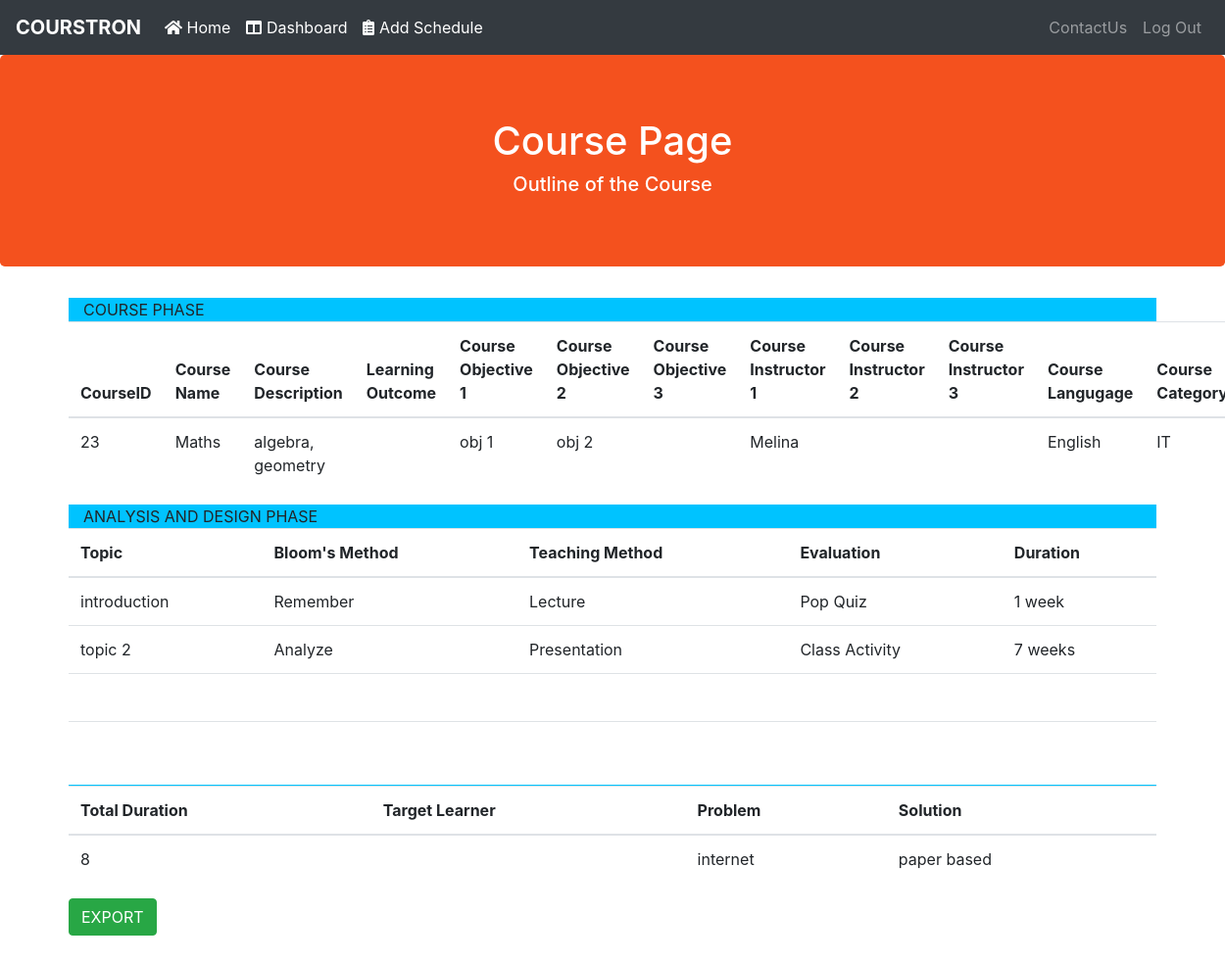
Page /display.php?id=23 on the committed database.
### tables this page shows
CREATE TABLE `courses` (
  `course_id` int(100) NOT NULL,
  `course_name` varchar(64) NOT NULL,
  `schedule_id` int(11) NOT NULL,
  `course_description` text NOT NULL,
  `learning_outcome` varchar(200) NOT NULL,
  `course_obj1` varchar(100) NOT NULL,
  `course_obj2` varchar(100) NOT NULL,
  `course_obj3` varchar(100) NOT NULL,
  `course_instructor1` varchar(20) NOT NULL,
  `course_instructor2` varchar(20) NOT NULL,
  `course_instructor3` varchar(20) NOT NULL,
  `course_lang` varchar(100) NOT NULL,
  `course_cat` varchar(100) NOT NULL
);

CREATE TABLE `schedule` (
  `schedule_id` int(11) NOT NULL,
  `topicname1` varchar(100) NOT NULL,
  `bm1` varchar(100) NOT NULL,
  `tm1` varchar(100) NOT NULL,
  `evaluation1` varchar(100) NOT NULL,
  `duration1` varchar(100) NOT NULL,
  `topicname2` varchar(100) NOT NULL,
  `bm2` varchar(100) NOT NULL,
  `tm2` varchar(100) NOT NULL,
  `evaluation2` varchar(100) NOT NULL,
  `duration2` varchar(100) NOT NULL,
  `topicname3` varchar(100) NOT NULL,
  `bm3` varchar(100) NOT NULL,
  `tm3` varchar(100) NOT NULL,
  `evaluation3` varchar(100) NOT NULL,
  `duration3` varchar(100) NOT NULL,
  `topicname4` varchar(100) NOT NULL,
  `bm4` varchar(100) NOT NULL,
  `tm4` varchar(100) NOT NULL,
  `evaluation4` varchar(100) NOT NULL,
  `duration4` varchar(100) NOT NULL,
  `total_duration` int(100) NOT NULL,
  `target_learner` varchar(20) NOT NULL,
  `problem` varchar(100) NOT NULL,
  `statement` varchar(100) NOT NULL
);

### display.php (the view, shortened to what this page needs)
<?php
$courseId = $_GET["id"];
$db = mysqli_connect('localhost','root', '', 'isdm');
$sql = "SELECT * FROM schedule WHERE schedule_id IN (SELECT schedule_id FROM user_courses WHERE course_id=$courseId)";
$query = "SELECT * FROM courses WHERE course_id = $courseId";
$query2 = "SELECT total_duration, target_learner, problem, statement FROM schedule WHERE schedule_id IN (SELECT schedule_id FROM user_courses WHERE course_id=$courseId)";
$record = mysqli_query($db, $sql);
$result = mysqli_query($db, $query);
$read = mysqli_query($db, $query2);
?>
<!doctype html>
<html lang="en">
  <head>
    <link rel="stylesheet" href="https://maxcdn.bootstrapcdn.com/bootstrap/4.0.0/css/bootstrap.min.css">
    <link rel="stylesheet" type="text/css" href="https://cdn.datatables.net/1.10.16/css/jquery.dataTables.css">
  </head>
  <body>
    <nav class="navbar navbar-expand-lg navbar-dark bg-dark">
        <a class="navbar-brand" href="1Home.php"><b>COURSTRON</b></a>
          <div class="collapse navbar-collapse" id="navbarSupportedContent">
              <ul class="navbar-nav mr-auto">
                <li class="nav-item active">
                  <a class="nav-link" href="1Home.php"><i class="fas fa-home"></i> Home <span class="sr-only">(current)</span></a>
                </li>
                <li class="nav-item active">
                    <a class="nav-link" href="2Dashbard.php"><i class="fas fa-columns"></i> Dashboard<span class="sr-only">(current)</span></a>
                </li>
                <li class="nav-item active">
                    <a class="nav-link" href="ADDSCHEDULE.php?id=<?php echo $courseId ?>"><i class="fas fa-clipboard-list"></i> Add Schedule<span class="sr-only">(current)</span></a>
                </li>
              </ul>
              <ul class="nav navbar-nav navbar-right">
                <li>
                  <a class="nav-link" href="contactus.html"> ContactUs <span class="sr-only">(current)</span></a>
                </li>
                <li>
                  <a class="nav-link" href="logout.php">Log Out</a>
                </li>
               </ul>
          </div>
      </nav>
   <section class="jumbotron text-center">
     <div class="container">
       <h1 class="jumbotron-heading">Course Page</h1>
       <h5 class="jumbotron-heading">Outline of the Course</h5>
     </section>
      <div class="container">
          <div class="col-sm-12" style="background-color:rgb(0, 195, 255);">   COURSE PHASE  </div>
          <table class="table">
            <thead>
              <tr>
                <th scope="col">CourseID</th>
                <th scope="col">Course Name</th>
                <th scope="col">Course Description</th>
                <th scope="col">Learning Outcome</th>
                <th scope="col">Course Objective 1</th>
                <th scope="col">Course Objective 2</th>
                <th scope="col">Course Objective 3</th>
                <th scope="col">Course Instructor 1</th>
                <th scope="col">Course Instructor 2</th>
                <th scope="col">Course Instructor 3</th>
                <th scope="col">Course Langugage</th>
                <th scope="col">Course Category</th>
              </tr>
            </thead>
              <tbody>
                <?php
                while($res = mysqli_fetch_assoc($result)) {
                  echo "<tr>";
                  echo "<td>".$res['course_id']."</td>";
                  echo "<td contenteditable=true>".$res['course_name']."</td>";
                  echo "<td contenteditable=true>".$res['course_description']."</td>";
                  echo "<td contenteditable=true>".$res['learning_outcome']."</td>";
                  echo "<td contenteditable=true>".$res['course_obj1']."</td>";
                  echo "<td contenteditable=true>".$res['course_obj2']."</td>";
                  echo "<td contenteditable=true>".$res['course_obj3']."</td>";
                  echo "<td contenteditable=true>".$res['course_instructor1']."</td>";
                  echo "<td contenteditable=true>".$res['course_instructor2']."</td>";
                  echo "<td contenteditable=true>".$res['course_instructor3']."</td>";
                  echo "<td contenteditable=true>".$res['course_lang']."</td>";
                  echo "<td contenteditable=true>".$res["course_cat"]."</td>";
                  echo "</tr>";
                }
                ?>
            </tbody>
          </table>
          </div>
      <div class="container">
        <div class="col-sm-12" style="background-color:rgb(0, 195, 255);">   ANALYSIS AND DESIGN PHASE </div>
        <table class="table">
          <thead>
            <tr>
              <th scope="col">Topic</th>
              <th scope="col">Bloom's Method</th>
              <th scope="col">Teaching Method</th>
              <th scope="col">Evaluation</th>
              <th scope="col">Duration</th>
            </tr>
          </thead>
          <tbody>
            <?php
            while($row = mysqli_fetch_assoc($record)) {
              echo "<tr>";
              echo "<td contenteditable=true>".$row['topicname1']."</td>";
              echo "<td contenteditable=true>".$row['bm1']."</td>";
              echo "<td contenteditable=true>".$row['tm1']."</td>";
              echo "<td contenteditabl e=true>".$row['evaluation1']."</td>";
              echo "<td contenteditable=true>".$row['duration1']."</td>";
              echo "</tr>";
              echo "<tr>";
              echo "<td contenteditable=true>".$row['topicname2']."</td>";
              echo "<td contenteditable=true>".$row['bm2']."</td>";
              echo "<td contenteditable=true>".$row['tm2']."</td>";
              echo "<td contenteditable=true>".$row['evaluation2']."</td>";
              echo "<td contenteditable=true>".$row['duration2']."</td>";
              echo "</tr>";
              echo "<tr>";
              echo "<td contenteditable=true>".$row['topicname3']."</td>";
              echo "<td contenteditable=true>".$row['bm3']."</td>";
              echo "<td contenteditable=true>".$row['tm3']."</td>";
              echo "<td contenteditable=true>".$row['evaluation3']."</td>";
              echo "<td contenteditable=true>".$row['duration3']."</td>";
              echo "</tr>";
              echo "<tr>";
              echo "<td contenteditable=true>".$row['topicname4']."</td>";
              echo "<td contenteditable=true>".$row['bm4']."</td>";
              echo "<td contenteditable=true>".$row['tm4']."</td>";
              echo "<td contenteditable=true>".$row['evaluation4']."</td>";
              echo "<td contenteditable=true>".$row['duration4']."</td>";
              echo "</tr>";
            }
            ?>
          </tbody>
        </table>
      </div>
        <div class="container">
          <div class="col-sm-12" style="background-color:rgb(0, 195, 255);"></div>
          <table class="table">
            <thead>
              <tr>
                <th scope="col">Total Duration</th>
                <th scope="col">Target Learner </th>
                <th scope="col">Problem</th>
                <th scope="col">Solution</th>
              </tr>
            </thead>
            <tbody>
              <?php
              while($rec = mysqli_fetch_assoc($read)) {
                echo "<tr>";
                echo "<td contenteditable=true>".$rec['total_duration']."</td>";
                echo "<td contenteditable=true>".$rec['target_learner']."</td>";
                echo "<td contenteditable=true>".$rec['problem']."</td>";
                echo "<td contenteditable=true>".$rec['statement']."</td>";
                echo "</tr>";
              }
               ?>
             </tbody>
           </table>
           <form action="createpdf.php?id=<?php echo $courseId;?>" method="post">
             <input type="submit" class="btn btn-success" value="EXPORT"  />
           </form>
         </div>
<br>
<br>
  </body>
</html>

### display.php (style rules this page uses)
.jumbotron { background-color: #f4511e; color: #ffffff; }

### rows in the picture
courses: course_id "23", course_name "Maths", course_description "algebra, geometry", course_obj1 "obj 1", course_obj2 "obj 2", course_instructor1 "Melina", course_lang "English", course_cat "IT"
schedule: topicname1 "introduction", bm1 "Remember", tm1 "Lecture", evaluation1 "Pop Quiz", duration1 "1 week", topicname2 "topic 2", bm2 "Analyze", tm2 "Presentation", evaluation2 "Class Activity", duration2 "7 weeks", total_duration "8", problem "internet", statement "paper based"
